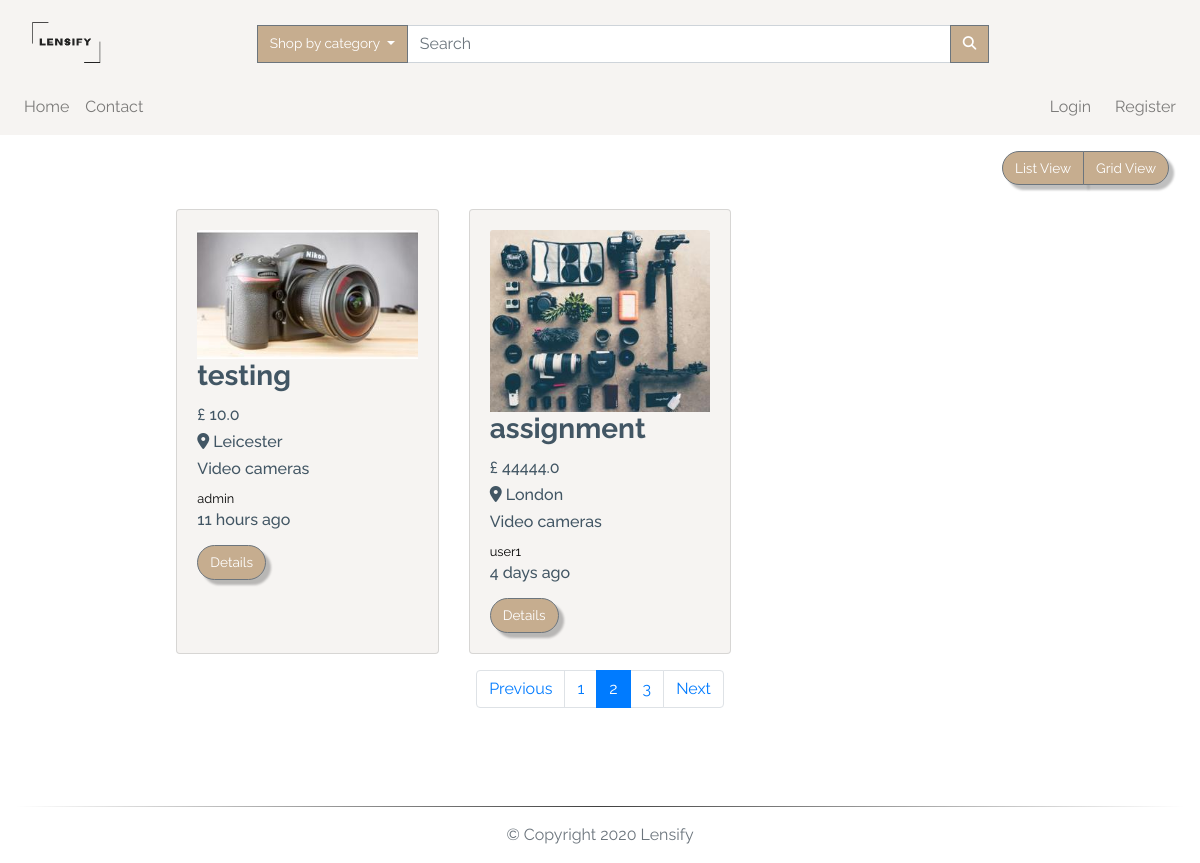
Page /search/cat/3?page=2 on the committed database.
### app/models.py (models this page shows, shortened)
class TimestampMixin(object):
    created_at = db.Column(db.DateTime, nullable=False,
                           default=datetime.utcnow)
    updated_at = db.Column(db.DateTime, onupdate=datetime.utcnow)

class ItemForSale(db.Model, TimestampMixin):
    __tablename__ = "for_sale"
    id = db.Column(db.Integer, primary_key=True)
    title = db.Column(db.String(100), nullable=False)
    description = db.Column(db.Text, nullable=False)
    quantity = db.Column(db.Integer, nullable=False, default=1)
    condition = db.Column(db.String(50), nullable=False)
    item_city = db.Column(db.String(50), nullable=False)
    price = db.Column(db.Float, nullable=False)
    item_views = db.Column(db.Integer, default=0)
    image_file = db.Column(Json(128), nullable=False,
                           default=['item.jpg'])
    sold = db.Column(db.Boolean, default=False)
    seller_id = db.Column(db.Integer, db.ForeignKey("users.id"))
    category_id = db.Column(db.Integer, db.ForeignKey("categories.id"))
    item_in_order = db.relationship(
        "OrderItem", backref="item", lazy="dynamic"
    )

class Category(db.Model, TimestampMixin):
    __tablename__ = "categories"
    id = db.Column(db.Integer, primary_key=True)
    name = db.Column(db.String(30), nullable=False, unique=True)
    item_cat = db.relationship(
        "ItemForSale", backref="category", lazy="dynamic")

class User(db.Model, TimestampMixin, UserMixin):
    __tablename__ = "users"
    id = db.Column(db.Integer, primary_key=True)
    first_name = db.Column(db.String(50), nullable=False)
    last_name = db.Column(db.String(50), nullable=False)
    username = db.Column(db.String(50), unique=True, nullable=False)
    email = db.Column(db.String(115), unique=True, nullable=False)
    image_file = db.Column(db.String(80), nullable=False,
                           default="default.jpg")
    password_hash = db.Column(db.String(60), nullable=False)
    items_for_sale = db.relationship(
        "ItemForSale", backref="seller", lazy="dynamic")
    orders = db.relationship("Order", backref="buyer", lazy=True)
    address = db.relationship(
        "Address", secondary="user_addresses", backref="user", lazy="dynamic"
    )
    followed = db.relationship(
        'User', secondary=followers,
        primaryjoin=(followers.c.follower_id == id),
        secondaryjoin=(followers.c.followed_id == id),
        backref=db.backref('followers', lazy='dynamic'), lazy='dynamic')
    reviewed = db.relationship(
        'Review', backref='user_reviewed', primaryjoin=(Review.user_reviewed_id == id), lazy="dynamic"
    )
    reviewer = db.relationship(
        'Review', backref='user_reviewer', primaryjoin=(Review.user_reviewer_id == id), lazy="dynamic"
    )

### app/routes.py (the view)
@app.route('/search/cat/<cat_id>', methods=['GET', 'POST'])
@app.route('/search', methods=['GET', 'POST'])
def search(cat_id=None):
    page = request.args.get('page', 1, type=int)
    available_items = ItemForSale.query.filter_by(sold=False)\
        .order_by(ItemForSale.id.desc()).paginate(page, app.config['LISTINGS_PER_PAGE'], False)
    if cat_id is None:
        target_string = request.form['search']
        listings = ItemForSale.query.filter(
            or_(
                ItemForSale.title.contains(target_string),
                ItemForSale.description.contains(target_string)
            )
        ).filter(ItemForSale.sold == False).all()
        if target_string == '':
            search_msg = 'No record(s) found - displaying all records'
            color = 'danger'
        else:
            search_msg = f'{len(listings)} item(s) found'
            color = 'success'
    else:
        available_items = ItemForSale.query.join(
            Category, (ItemForSale.category_id == cat_id)).filter(ItemForSale.sold == False)\
            .order_by(ItemForSale.id.desc()).paginate(page, app.config['LISTINGS_PER_PAGE'], False)
        next_url = url_for('search', cat_id=cat_id, page=available_items.next_num) \
            if available_items.has_next else None
        prev_url = url_for('search', cat_id=cat_id, page=available_items.prev_num) \
            if available_items.has_prev else None
        return render_template("search.html", available_items=available_items.items,
                               next_url=next_url, prev_url=prev_url, page=page, page_num=available_items.iter_pages())
    return render_template("_search.html", title='Search result', listings=listings,
                           search_msg=search_msg, color=color)

### app/models.py (called while the page is built)
    def process_result_value(self, value, dialect):
        return json.loads(value)

### app/routes.py (called while the page is built)
@app.before_request
def before_request():
    if current_user.is_authenticated:
        current_user.updated_at = datetime.utcnow()
        db.session.commit()

@app.context_processor
def inject_categories():
    categories = Category.query.join(
        ItemForSale, (Category.id == ItemForSale.category_id)).filter(ItemForSale.sold == False).all()
    return dict(categories=categories)

### app/templates/search.html
{% extends "layout.html" %}
{% block app_content %}
<div class="row">
  <div class="col-lg-12 my-3">
    <div class="float-right mr-3">
      <div class="btn-group">
        <button class="btn btn-secondary" id="list">
          List View
        </button>
        <button class="btn btn-secondary" id="grid">
          Grid View
        </button>
      </div>
    </div>
  </div>
</div>
<div id="products" class="row view-group w-75 mx-auto">
  {% for item in available_items %}
  <div class=" item col-12 col-md-6 col-lg-4 py-2">
    <div class="card custom-bg h-100">
      <div class="card-body">
        <img class="img-fluid card-img-top group list-group-image img-event"
          src="{{url_for('static', filename='img/items/' + item.image_file[0])}}" alt="" />
        <h3 class="card-title list-group-item-heading font-weight-bold ">{{item.title}}</h3>
        <small class="d-block font-weight-bold card-text">
          <h6>£ {{ item.price }}</h6>
        </small>
        <small class="font-weight-bold card-text">
          <h6 class="text-capitalize"><i class="fas fa-map-marker-alt"></i> {{item.item_city}}</h6>
        </small>
        <small class="card-text">
          <h6>{{ item.category.name }}</h6>
        </small>
        <small class="card-text">
          <a href="{{url_for('user', username=item.seller.username)}}">
            {{ item.seller.username }}
          </a>
        </small>
        <small class="card-text">
          <h6>{{ moment(item.created_at).fromNow() }}</h6>
        </small>
        <a href="{{url_for('item', item_id=item.id)}}" class="btn btn-secondary mt-2">
          Details
        </a>
      </div>
    </div>
  </div>
  {% endfor %}
  <nav aria-label="Page navigation" class="col-12 my-2">
    <ul class="pagination justify-content-center">
      <li class="page-item {% if not prev_url %} disabled {% endif %}">
        <a class="page-link" href="{{ prev_url }}" tabindex="-1">Previous</a>
      </li>
      {% for num in page_num %}
      {% if num %}
      <li class="page-item {% if page == num %} active {% endif %}"><a class="page-link"
          href="{{url_for('index', page=num)}}">{{ num }}</a></li>
      {% else %}
      <span class="page-item ellipsis">…</span>
      {% endif %}
      {% endfor %}
      <li class="page-item {% if not next_url %} disabled {% endif %}">
        <a class="page-link" href="{{ next_url }}">Next</a>
      </li>
    </ul>
  </nav>
</div>
{% endblock app_content %}

### app/static/css/styles.css (style rules this page uses)
:root { --main-color: #fff; --second-color: #425664; --third-color: #f6f4f2; --fourth-color: #c6ad8f; }
*, *::before, *::after { margin: 0; padding: 0; box-sizing: border-box; list-style: none; text-decoration: none; }
body, html { background: var(--main-color); min-height: 100vh; width: 100%; color: var(--second-color); font-family: "Raleway", sans-serif; word-break: normal; }
html { position: relative; }
a { color: black; text-decoration: none; cursor: pointer; }
ul { margin: 0; }
.btn { font-size: 85%; white-space: nowrap; }
.btn-secondary { filter: drop-shadow(5px 5px 1px rgba(0, 0, 0, 0.25)); background-color: var(--fourth-color); border-radius: 20px; color: var(--main-color); }
.custom-bg { background-color: var(--third-color); }
.pagination { flex-wrap: wrap; }

### rows in the picture
ItemForSale: shows a picture, title "testing", price "10.0", item_city "Leicester", category.name "Video cameras", seller.username "admin", created_at "11 hours ago"
ItemForSale: shows a picture, title "assignment", price "44444.0", item_city "London", category.name "Video cameras", seller.username "user1", created_at "4 days ago"

### other values in the picture
{{ num }} "1" "2" "3"
